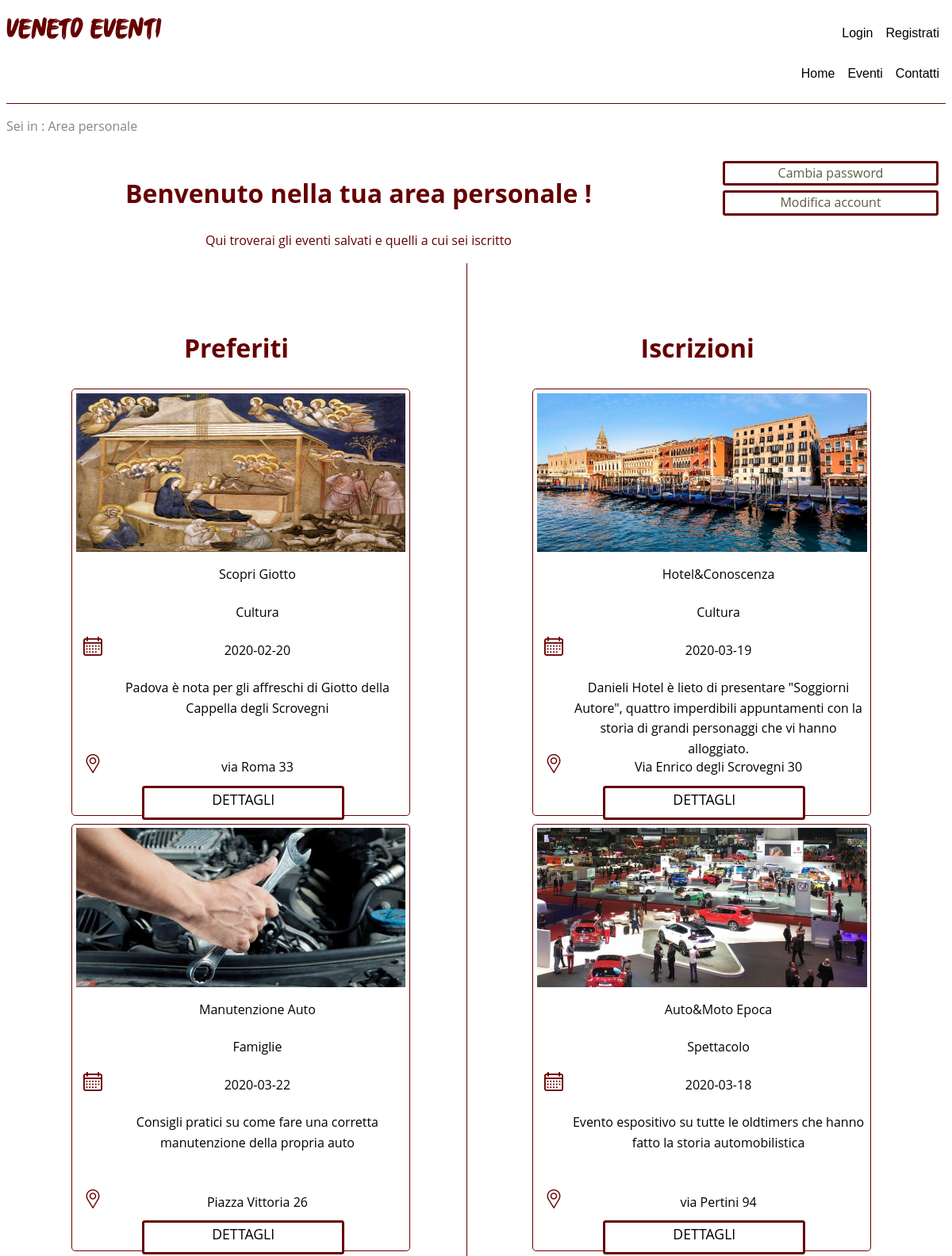
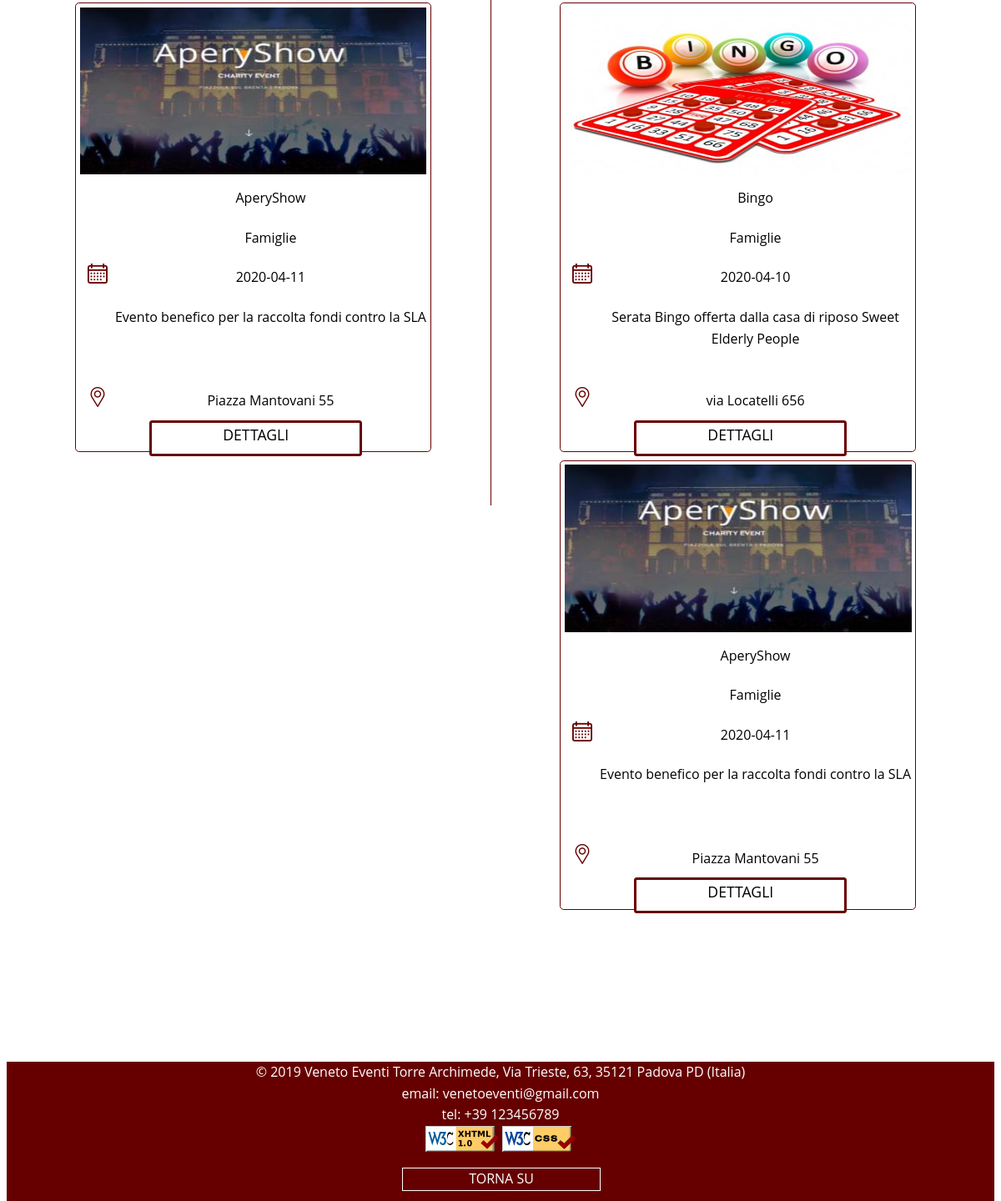
Page /area_riservata_utente.php on the committed database (2 pictures, top to bottom).
### tables this page shows
CREATE TABLE `eventi` (
  `ID` int(11) NOT NULL,
  `Titolo` varchar(255) NOT NULL,
  `Descrizione` varchar(500) NOT NULL,
  `Luogo` varchar(255) NOT NULL,
  `Citta` enum('Venezia','Padova','Verona','Vicenza','Belluno','Treviso','Rovigo') NOT NULL,
  `Data` date NOT NULL,
  `Categoria` varchar(255) NOT NULL,
  `Azienda` varchar(255) NOT NULL
);

### area_riservata_utente.php (the view, shortened to what this page needs)
<html xmlns="http://www.w3.org/1999/xhtml" xml:lang="it" lang="it">
<head>
	<?php
        include_once 'functions.php';
     ?>
  </head>
<div class="pageArea">
<div class="box1">
    <div class="area-titoli">
        <h1 class="titolo ">Benvenuto nella tua area personale <?php echo $_SESSION['usernameU']; ?>!</h1>
        <p class="titolo "> Qui troverai gli eventi salvati e quelli a cui sei iscritto</p>
    </div>
    <div class="area-bottoni">
        <a class="bottone-area link" href="modifica_pw.php">
         Cambia password</a>
         <a class="bottone-area link" href="modifica_account.php">Modifica account</a>
    </div>
</div>
<div class="box-left-area preferiti" >
<?php
            require_once('functions.php');
            $tuoiTour=getEventiPrefe();
            $tour=getEventiTutti();
            $outCat="";
            $tab=9;
            if($_SESSION['eventiPrefe']===true){
                $outCat.="<h1 class='titolo'> Preferiti</h1>";
            foreach ($tuoiTour as $elem) {
                if($_SESSION['eventi']===true){
                foreach ($tour as $key) {
                    if($key&&$elem){
                    if($elem['ID']==$key['ID']){
                    $outCat.=   "<div class='evento-1 box-evento1 piccolo'>
                                        <div class='box-img'>
                                            <img class='img-evento' src='".getImg($key['ID'])."' alt='immagine evento'>
                                        </div>
                                        <div class='box-titolo'>
                                            <div class='box-icona'></div>
                                                <p class='scritte-evento'>".$key['Titolo']."</p>
                                        </div>
                                        <div class=\"box-categoria \">
                                            <div class=\"box-icona\"></div>
                                            <p class=\"scritte-evento\">".$key['Categoria']."</p>
                                        </div>
                                        <div class=\"box-data\">
                                            <div class=\"box-icona\">
                                                <div id=\"calendario\"></div>
                                            </div>
                                            <div class=\"box-data-evento\">
                                                <p class=\"scritte-evento\">".$key['Data']."</p>
                                            </div>
                                        </div>
                                        <div class=\"box-descr\">
                                            <div class=\"box-icona\"></div>
                                            <p class=\"scritte-evento\"> ".$key['Descrizione']."</p>
                                        </div>
                                        <div class=\"box-luogo \">
                                            <div class=\"box-icona\">
                                                <div id=\"local\"></div>
                                            </div>
                                            <div class=\"box-luogo-evento\">
                                                <p class=\"scritte-evento\">".$key['Luogo']."</p>
                                            </div>
                                        </div>
                                        <div class=\"box-dettagli\">
                                        <div class=\"box-icona\">
                                        </div>
                                            <div >
                                                <a href='dettagli_evento.php?id=".$key['ID']."' class='scritte-dettagli selezione link' tabindex='".tabIndex($tab)."'>DETTAGLI</a>
                                            </div>
                                        </div>
                                    </div>";
                                break;
                }
                $tab=$tab+1;
            }
        }}
    }}  else{$outCat.= "<div><h3> Non ci sono eventi in preferiti. <a href='eventi.php' class='messageTour' tabindex='".tabIndex($tab)."' accesskey='i'> Scopri </a>gli eventi!</h3></div>";}
        echo $outCat;
    ?>
    </div>
    <div class="box-right-area iscrizioni">
    <?php
            require_once('functions.php');
            $tuoiTour=getEventiIscritto();
            $tour=getEventiTutti();
            $outCat="";
            if($_SESSION['eventiIscritto']===true){
                $outCat.="<h1 class=\"titolo\"> Iscrizioni</h1>";
            foreach ($tuoiTour as $elem) {
                if($_SESSION['eventi']===true){
                foreach ($tour as $key) {
                    if($key&&$elem){
                    if($elem['ID']==$key['ID']){
                    $tab=$tab+1;
                    $outCat.=   "
                                    <div class=\"evento-1 box-evento1 piccolo\">
                                        <div class=\"box-img\">
                                            <img class=\"img-evento\" src=\"".getImg($key['ID'])."\" alt=\"immagine evento\">
                                        </div>
                                        <div class=\"box-titolo\">
                                            <div class=\"box-icona\"></div>
                                                <p class=\"scritte-evento\">".$key['Titolo']."</p>
                                        </div>
                                        <div class=\"box-categoria \">
                                            <div class=\"box-icona\"></div>
                                            <p class=\"scritte-evento\">".$key['Categoria']."</p>
                                        </div>
                                        <div class=\"box-data\">
                                            <div class=\"box-icona\">
                                                <div id=\"calendario\"></div>
                                            </div>
                                            <div class=\"box-data-evento\">
                                                <p class=\"scritte-evento\">".$key['Data']."</p>
                                            </div>
                                        </div>
                                        <div class=\"box-descr\">
                                            <div class=\"box-icona\"></div>
                                            <p class=\"scritte-evento\"> ".$key['Descrizione']."</p>
                                        </div>
                                        <div class=\"box-luogo \">
                                            <div class=\"box-icona\">
                                                <div id=\"local\"></div>
                                            </div>
                                            <div class=\"box-luogo-evento\">
                                                <p class=\"scritte-evento\">".$key['Luogo']."</p>
                                            </div>
                                        </div>
                                        <div class=\"box-dettagli\">
                                        <div class=\"box-icona\">
                                        </div>
                                            <div >
                                                <a href='dettagli_evento.php?id=".$key['ID']."' class='scritte-dettagli selezione link' tabindex='".tabIndex($tab)."'>DETTAGLI</a>
                                            </div>
                                        </div>
                                    </div>";
                                break;
                }}
        }}
    }} else{
            $tab=$tab+1;
            $outCat.= "<div><h3> Non ci sono eventi a cui sei iscritto. <a href='eventi.php' class='messageTour' tabindex='".tabIndex($tab)."' accesskey='s'> Iscriviti </a>al tuo primo evento!</h3></div>";}
        echo $outCat;
    ?>
</div>
</div>
</body>

### rows in the picture
eventi: shows a picture, Titolo "Scopri Giotto", Categoria "Cultura", Data "2020-02-20", Descrizione "Padova è nota per gli affreschi di Giotto della Cappella degli Scrovegni", Luogo "via Roma 33"
eventi: shows a picture, Titolo "Manutenzione Auto", Categoria "Famiglie", Data "2020-03-22", Descrizione "Consigli pratici su come fare una corretta manutenzione della propria auto", Luogo "Piazza Vittoria 26"
eventi: shows a picture, Titolo "AperyShow", Categoria "Famiglie", Data "2020-04-11", Descrizione "Evento benefico per la raccolta fondi contro la SLA", Luogo "Piazza Mantovani 55"
eventi: shows a picture, Titolo "Hotel&Conoscenza", Categoria "Cultura", Data "2020-03-19", Descrizione "Danieli Hotel è lieto di presentare \"Soggiorni Autore\", quattro imperdibili appuntamenti con la storia di grandi personaggi che vi hanno alloggiato.", Luogo "Via Enrico degli Scrovegni 30"
eventi: shows a picture, Titolo "Auto&Moto Epoca", Categoria "Spettacolo", Data "2020-03-18", Descrizione "Evento espositivo su tutte le oldtimers che hanno fatto la storia automobilistica", Luogo "via Pertini 94"
eventi: shows a picture, Titolo "Bingo", Categoria "Famiglie", Data "2020-04-10", Descrizione "Serata Bingo offerta dalla casa di riposo Sweet Elderly People", Luogo "via Locatelli 656"

### other values in the picture
$current "Area personale"
